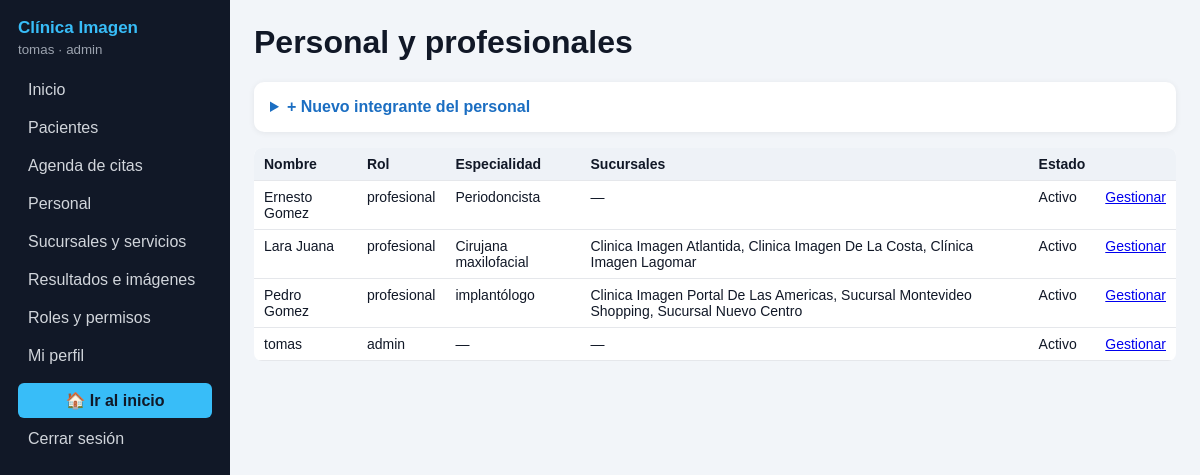
The app's page /admin/personal.php (signed in) with its own data.
### tables this page shows
CREATE TABLE `usuarios` (
  `id_usuario` int(11) NOT NULL,
  `nombre_completo` varchar(100) NOT NULL,
  `email` varchar(100) NOT NULL,
  `cedula` varchar(20) NOT NULL,
  `contrasena` varchar(255) NOT NULL,
  `rol` varchar(30) NOT NULL,
  `fecha_nacimiento` date DEFAULT NULL,
  `telefono` varchar(20) DEFAULT NULL,
  `activo` tinyint(1) NOT NULL DEFAULT 1
);

### db.php (called while the page is built, shortened)
<?php
function e($texto) {
    return htmlspecialchars($texto ?? '', ENT_QUOTES, 'UTF-8');
}

### admin/personal.php (the view, shortened to what this page needs)
<?php
require 'base.php'; exigir('personal');
$m = ''; $errs = [];
$sucs = $pdo->query('SELECT id_sucursal, nombre FROM sucursal ORDER BY nombre')->fetchAll();
$dias = [1 => 'Lunes', 2 => 'Martes', 3 => 'Miércoles', 4 => 'Jueves', 5 => 'Viernes', 6 => 'Sábado', 7 => 'Domingo'];
$ed = (int)($_GET['editar'] ?? 0);
top('Personal y profesionales'); echo msg($m); foreach ($errs as $x) echo msg($x, 'error');
if ($ed) {
    $q = $pdo->prepare("SELECT u.*, p.tipo_de_profesional FROM usuarios u LEFT JOIN profesional p ON p.id_profesional=u.id_usuario WHERE u.id_usuario=? AND u.rol<>'paciente'");
    $q->execute([$ed]); $u = $q->fetch();
    echo '<p><a href="personal.php">← Volver al listado</a></p>';
    if (!$u) echo '<p>No encontrado.</p>';
    else {
        $q = $pdo->prepare('SELECT id_sucursal FROM personal_sucursal WHERE id_usuario=?'); $q->execute([$ed]); $mias = $q->fetchAll(PDO::FETCH_COLUMN);
        $q = $pdo->prepare('SELECT h.*, s.nombre sucursal FROM horario_profesional h JOIN sucursal s ON s.id_sucursal=h.id_sucursal WHERE h.id_usuario=? ORDER BY h.dia, h.hora_inicio');
        $q->execute([$ed]); $hor = $q->fetchAll(); ?>
        <div class="caja"><h2><?= e($u['nombre_completo']) ?></h2>
        <form method="post"><?= csrf() ?><input type="hidden" name="accion" value="guardar"><input type="hidden" name="id" value="<?= $ed ?>">
        <div class="fila">
            <label>Rol<select name="rol"><?php foreach (ROLES_STAFF as $r) echo '<option' . ($u['rol'] === $r ? ' selected' : '') . '>' . $r . '</option>'; ?></select></label>
            <label>Especialidad (solo profesionales)<input name="especialidad" value="<?= e($u['tipo_de_profesional']) ?>" placeholder="Ej: Odontología, Radiología"></label>
            <label>Nueva contraseña (opcional)<input type="password" name="clave" minlength="8"></label>
            <label><span><input type="checkbox" name="activo" <?= $u['activo'] ? 'checked' : '' ?>> Cuenta activa</span></label></div>
        <b>Sucursales asignadas</b>
        <div class="fila"><?php foreach ($sucs as $s) echo '<label><span><input type="checkbox" name="suc[]" value="' . $s['id_sucursal'] . '"' . (in_array($s['id_sucursal'], $mias) ? ' checked' : '') . '> ' . e($s['nombre']) . '</span></label>'; ?></div>
        <button>Guardar cambios</button></form></div>
        <div class="caja"><h2>Horarios</h2>
        <table><tr><th>Día</th><th>Horario</th><th>Sucursal</th><th></th></tr>
        <?php foreach ($hor as $h) echo '<tr><td>' . $dias[$h['dia']] . '</td><td>' . e(substr($h['hora_inicio'], 0, 5)) . ' - ' . e(substr($h['hora_fin'], 0, 5)) . '</td><td>' . e($h['sucursal']) . '</td><td>'
            . btn('quitar_horario', ['id' => $ed, 'id_horario' => $h['id_horario']], 'Quitar', 'rojo') . '</td></tr>';
        if (!$hor) echo '<tr><td colspan="4">Sin horarios cargados.</td></tr>'; ?></table><br>
        <form method="post" class="fila"><?= csrf() ?><input type="hidden" name="accion" value="horario"><input type="hidden" name="id" value="<?= $ed ?>">
            <label>Día<select name="dia"><?php foreach ($dias as $k => $n) echo '<option value="' . $k . '">' . $n . '</option>'; ?></select></label>
            <label>Desde<input type="time" name="desde" required></label><label>Hasta<input type="time" name="hasta" required></label>
            <label>Sucursal<select name="sucursal"><?php foreach ($sucs as $s) echo '<option value="' . $s['id_sucursal'] . '">' . e($s['nombre']) . '</option>'; ?></select></label>
            <button>Agregar</button></form></div>
    <?php }
} else {
    $filas = $pdo->query("SELECT u.id_usuario, u.nombre_completo, u.rol, u.activo, MAX(p.tipo_de_profesional) esp, GROUP_CONCAT(DISTINCT s.nombre SEPARATOR ', ') sucs
        FROM usuarios u LEFT JOIN profesional p ON p.id_profesional=u.id_usuario LEFT JOIN personal_sucursal ps ON ps.id_usuario=u.id_usuario
        LEFT JOIN sucursal s ON s.id_sucursal=ps.id_sucursal WHERE u.rol<>'paciente' GROUP BY u.id_usuario, u.nombre_completo, u.rol, u.activo ORDER BY u.nombre_completo")->fetchAll(); ?>
    <details class="caja"><summary><b>+ Nuevo integrante del personal</b></summary><br>
        </details>
    <div class="scroll"><table><tr><th>Nombre</th><th>Rol</th><th>Especialidad</th><th>Sucursales</th><th>Estado</th><th></th></tr>
    <?php foreach ($filas as $r): ?><tr><td><?= e($r['nombre_completo']) ?></td><td><?= e($r['rol']) ?></td><td><?= e($r['rol'] === 'profesional' ? $r['esp'] : '—') ?></td>
        <td><?= e($r['sucs'] ?: '—') ?></td><td><?= $r['activo'] ? 'Activo' : '<span class="badge e-cancelada">Inactivo</span>' ?></td>
        <td><a href="?editar=<?= $r['id_usuario'] ?>">Gestionar</a></td></tr><?php endforeach; ?></table></div>
<?php }
pie();

### admin/base.php (shortened to what this page needs)
<?php
require __DIR__ . '/../db.php';
$st = $pdo->prepare('SELECT id_usuario, nombre_completo, rol FROM usuarios WHERE id_usuario = ? AND activo = 1');
$st->execute([$_SESSION['id_usuario']]);
$yo = $st->fetch();
if ($yo['rol'] === 'admin') $permitidos = array_keys(MODULOS);
else { $p = $pdo->prepare('SELECT modulo FROM permiso WHERE rol = ?'); $p->execute([$yo['rol']]); $permitidos = $p->fetchAll(PDO::FETCH_COLUMN); }
function top($titulo) {
    global $yo, $permitidos;
    echo '<!DOCTYPE html><html lang="es"><head><meta charset="UTF-8"><meta name="viewport" content="width=device-width,initial-scale=1"><title>'
       . e($titulo) . ' · Panel</title><link rel="stylesheet" href="admin.css?v=' . filemtime(__DIR__ . '/admin.css') . '"></head><body><div class="app"><nav class="lado"><h2>Clínica Imagen</h2><small>'
       . e($yo['nombre_completo']) . ' · ' . e($yo['rol']) . '</small><a href="index.php">Inicio</a>';
    foreach (MODULOS as $k => $n) if (in_array($k, $permitidos)) echo '<a href="' . $k . '.php">' . e($n) . '</a>';
    echo '<a href="../perfil.php">Mi perfil</a><a href="../index.php" style="background:#38bdf8;color:#111827;text-align:center;font-weight:bold;margin-top:6px">🏠 Ir al inicio</a><a href="../logout.php">Cerrar sesión</a></nav><main><h1>' . e($titulo) . '</h1>';
}
function pie() { echo '</main></div></body></html>'; }

### admin/admin.css (style rules this page uses)
* { box-sizing:border-box }
body { margin:0;font-family:Arial,sans-serif;background:#f2f5f9;color:#111827 }
.app { display:flex;min-height:100vh }
.lado { width:230px;background:#111827;color:#fff;padding:18px;display:flex;flex-direction:column;gap:4px;flex-shrink:0 }
.lado h2 { margin:0;color:#38bdf8 }
.lado small { color:#9ca3af;margin-bottom:12px }
.lado a { color:#d1d5db;text-decoration:none;padding:8px 10px;border-radius:6px }
main { flex:1;padding:24px;min-width:0 }
h1 { margin-top:0 }
h2 { font-size:17px }
table { width:100%;border-collapse:collapse;background:#fff;font-size:14px;border-radius:8px;overflow:hidden }
th,td { text-align:left;padding:8px 10px;border-bottom:1px solid #e5e7eb;vertical-align:top }
th { background:#eef2f7 }
.caja { background:#fff;border-radius:10px;padding:16px;margin-bottom:16px;box-shadow:0 1px 6px #0001 }
.scroll { overflow-x:auto }
details summary { cursor:pointer;color:#1b6ec2 }

### records on screen
usuarios: nombre_completo "tomas", rol "admin", rol "—", sucs "—", activo "Activo"
usuarios: nombre_completo "Ernesto Gomez", rol "profesional", esp "Periodoncista", sucs "—", activo "Activo"
usuarios: nombre_completo "Lara Juana", rol "profesional", esp "Cirujana maxilofacial", sucs "Clinica Imagen Atlantida, Clinica Imagen De La Costa, Clínica Imagen Lagomar", activo "Activo"
usuarios: nombre_completo "Pedro Gomez", rol "profesional", esp "implantólogo", sucs "Clinica Imagen Portal De Las Americas, Sucursal Montevideo Shopping, Sucursal Nuevo Centro", activo "Activo"

### other values on screen
$n "Pacientes"
$n "Agenda de citas"
$n "Personal"
$n "Sucursales y servicios"
$n "Resultados e imágenes"
$n "Roles y permisos"
$titulo "Personal y profesionales"
